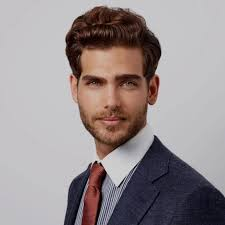
#> input picture download.jpg, 225 x 225 px
$ python prac2.py
#> lines starting #> are read from the running program, lines starting #| are printed output that depends on the picture; after the words box and inside, x2 and y2 are one past the last pixel; in counts of white or black regions, pixels touching at a corner belong together
import cv2
img=cv2.imread("download.jpg",0)
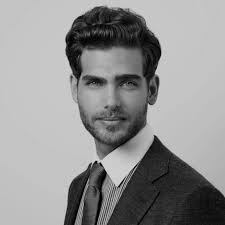
#> img: shape (225, 225); min 0, max 225, mean 145.9
cv2.imshow("out-gray scale image", img)
cv2.waitKey(0)

ret, bw=cv2.threshold(img,58,220,cv2.THRESH_BINARY)
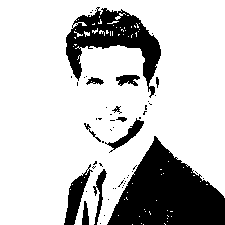
#> bw: shape (225, 225); values 0 (black) and 220 (white), 77.8% white; 55 black regions (43 under 20 px), largest, box (x1, y1, x2, y2) and area: (107, 136, 225, 225) 6142, (66, 7, 161, 98) 3251, (64, 164, 93, 225) 650
cv2.imshow("binary image",bw)
cv2.waitKey(0)


# gray_img=cv2.cvtColor(img, cv2.COLOR_BGR2GRAY)
# cv2.imshow("gray Scale Image", gray_img)
# cv2.waitKey(0)


cv2.destroyAllWindows()
